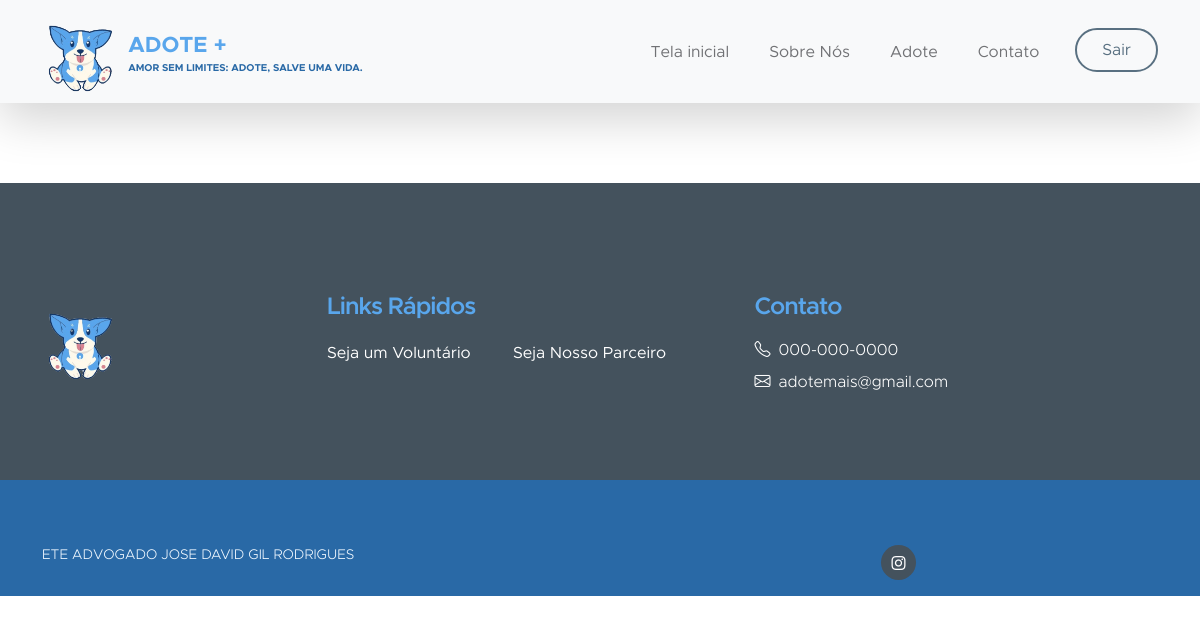
The app's page /adotar, older data.
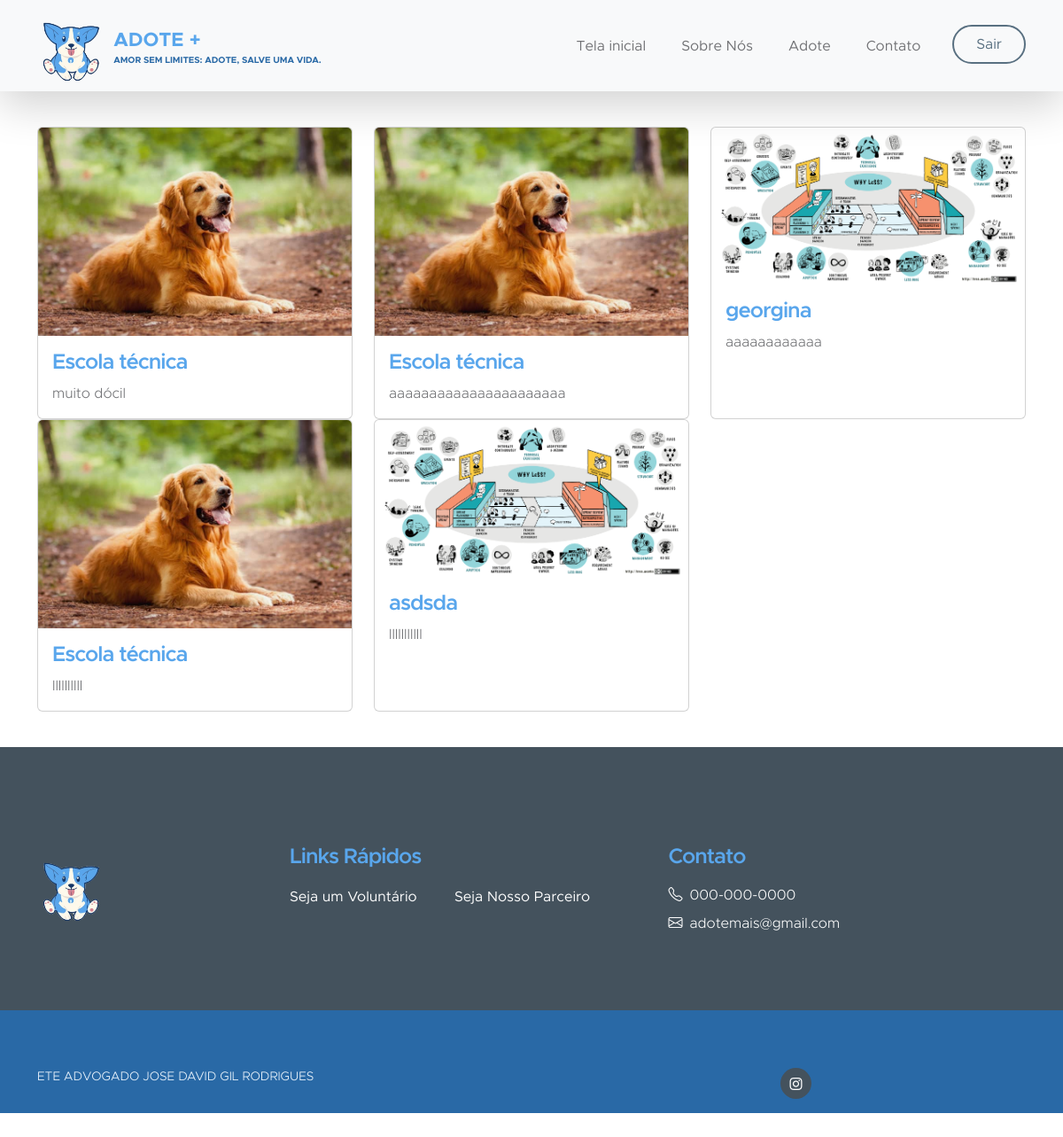
The same page, newer data.
### app/models/tables.py (models this page shows, shortened)
class Animal(db.Model):
    __tablename__= "animal" #nome da tabela já definida
    id = db.Column(db.Integer, primary_key=True)
    nome = db.Column(db.String(20), nullable=False)
    raca = db.Column(db.String(50), nullable=False)
    especie = db.Column(db.String(50), nullable=False)
    cor = db.Column(db.String(50), nullable=False)
    idade = db.Column(db.Integer, nullable=False)
    descricao = db.Column(db.Text, nullable=False)
    esterilizado = db.Column(db.Boolean)
    foto = db.Column(db.String(200), nullable=False)

### app/controllers/routes.py (the view)
@app.route('/adotar')
def adotar():
    animais = Animal.query.all()  # Busque todos os animais do banco de dados
    return render_template('adotar.html', animais=animais)

### app/templates/adotar.html (shortened to what this page needs)
<!DOCTYPE html>
    <html lang="en">
    <head>
        <link href="{{ url_for('static', filename='css/bootstrap.min.css') }}" rel="stylesheet">
        <link href="{{ url_for('static', filename='css/bootstrap-icons.css') }}" rel="stylesheet">
        <link href="{{ url_for('static', filename='css/index.css') }}" rel="stylesheet">
    </head>
    <body id="section_1">
        <header>
            <nav class="navbar navbar-expand-lg bg-light shadow-lg">
                <div class="container">
                    <a class="navbar-brand" href="/index">
                        <img src="{{ url_for('static', filename='images/logo.png') }}" class="logo img-fluid" alt="Kind Heart Charity">
                        <span>
                            ADOTE +
                            <small>Amor sem limites: adote, salve uma vida.</small>
                        </span>
                    </a>
                    <div class="collapse navbar-collapse" id="navbarNav">
                        <ul class="navbar-nav ms-auto">
                            <li class="nav-item">
                                <a class="nav-link click-scroll" href="/index">Tela inicial</a>
                            </li>
                            <li class="nav-item">
                                <a class="nav-link click-scroll" href="index.html#section_2">Sobre Nós</a>
                            </li>
                            <li class="nav-item">
                                <a class="nav-link click-scroll" href="#section_3">Adote</a>
                            </li>
                            <li class="nav-item">
                                <a class="nav-link click-scroll" href="#section_4">Contato</a>
                            </li>
                            <li class="nav-item ms-3">
                                <a class="nav-link custom-btn custom-border-btn btn" href="/logout">Sair</a>
                            </li>
                        </ul>
                    </div>
                </div>
            </nav>
        </header>
        <div class="container">
            <div class="row">
                {% for animal in animais %}
                    <div class="col-sm-4">
                        <div class="card h-100 d-flex flex-column justify-content-between">
                            <img class="card-img-top" src="{{ url_for('static', filename='uploads/' + animal.foto) }}" alt="{{ animal.nome }}">
                            <div class="card-body">
                                <h5 class="card-title">{{ animal.nome }}</h5>
                                <p class="card-text">{{ animal.descricao }}</p>
                            </div>
                        </div>
                    </div>
                {% endfor %}
            </div>
        </div>
    <footer class="site-footer">
        <div class="container">
            <div class="row">
                <div class="col-lg-3 col-12 mb-4">
                    <img src="{{ url_for('static', filename='images/logo.png') }}" class="logo img-fluid"alt="">
                </div>
                <div class="col-lg-4 col-md-6 col-12 mb-4">
                    <h5 class="site-footer-title mb-3">Links Rápidos</h5>
                    <ul class="footer-menu">
                        <li class="footer-menu-item"><a href="#" class="footer-menu-link">Seja um Voluntário</a></li>
                        <li class="footer-menu-item"><a href="#" class="footer-menu-link">Seja Nosso Parceiro</a></li>
                    </ul>
                </div>
                <div class="col-lg-4 col-md-6 col-12 mx-auto">
                    <h5 class="site-footer-title mb-3">Contato</h5>
                    <p class="text-white d-flex mb-2">
                        <i class="bi-telephone me-2"></i>
                        <a href="tel: 120-240-9600" class="site-footer-link">000-000-0000</a>
                    </p>
                    <p class="text-white d-flex">
                        <i class="bi-envelope me-2"></i>
                        <a href="mailto:info@yourgmail.com" class="site-footer-link">adotemais@gmail.com</a>
                    </p>
                </div>
            </div>
        </div>
        <div class="site-footer-bottom">
            <div class="container">
                <div class="row">
                    <div class="col-lg-6 col-md-7 col-12">
                        <p class="copyright-text mb-0"> ETE ADVOGADO JOSE DAVID GIL RODRIGUES</p>
                    </div>
                    <div class="col-lg-6 col-md-5 col-12 d-flex justify-content-center align-items-center mx-auto">
                        <ul class="social-icons">
                            <li class="social-icon-item">
                                <a href="#" class="social-icon-link bi-instagram"></a>
                            </li>
                        </ul>
                    </div>
                </div>
            </div>
        </div>
    </footer>
</body>
</html>

### app/static/css/index.css (style rules this page uses)
* { margin:0; padding:0; }
:root { --white-color: #ffffff; --primary-color: #59A6EC; --secondary-color: #2969A6; --section-bg-color: #f0f8ff; --site-footer-bg-color: #44525d; --custom-btn-bg-color: #597081; --custom-btn-bg-hover-color: #59A6EC; --dark-color: #2969A6; --p-color: #717275; --border-color: #e9eaeb; --body-font-family: 'Metropolis', sans-serif; --h1-font-size: 52px; --h2-font-size: 46px; --h3-font-size: 32px; --h4-font-size: 28px; --h5-font-size: 24px; --h6-font-size: 22px; --p-font-size: 16px; --btn-font-size: 18px; --copyright-font-size: 14px; --border-radius-large: 100px; --border-radius-medium: 20px; --border-radius-small: 10px; --font-weight-light: 300; --font-weight-normal: 400; --font-weight-semibold: 600; --font-weight-bold: 700; }
body { background-color: var(--white-color); font-family: var(--body-font-family); }
h2, h3, h4, h5, h6 { color: var(--dark-color); }
h1, h2, h3, h4, h5, h6 { font-weight: var(--font-weight-semibold); letter-spacing: -1px; }
h5 { color: var(--primary-color); font-size: var(--h5-font-size); }
p { color: var(--p-color); font-size: var(--p-font-size); font-weight: var(--font-weight-light); }
ul li { color: var(--p-color); font-size: var(--p-font-size); font-weight: var(--font-weight-normal); }
a, button { touch-action: manipulation; transition: all 0.3s; }
a { color: var(--p-color); text-decoration: none; }
.custom-btn { background: var(--secondary-color); border: 2px solid transparent; border-radius: var(--border-radius-large); color: var(--white-color); font-size: var(--btn-font-size); font-weight: var(--font-weight-normal); line-height: normal; padding: 15px 25px; }
.navbar-expand-lg .navbar-nav .nav-link.custom-btn { color: var(--custom-btn-bg-color); margin-top: 8px; padding: 12px 25px; }
.custom-border-btn { background: transparent; border: 2px solid var(--custom-btn-bg-color); color: var(--primary-color); }
.navbar { background: var(--white-color); z-index: 9; padding-top: 0; padding-bottom: 0; }
.navbar-brand { color: var(--primary-color); font-size: var(--h6-font-size); font-weight: var(--font-weight-bold); }
.navbar-brand span { display: inline-block; vertical-align: middle; }
.navbar-brand small { color: var(--secondary-color); display: block; font-size: 10px; line-height: normal; text-transform: uppercase; }
.logo { width: 80px; height: auto; }
.navbar-expand-lg .navbar-nav .nav-link { margin-right: 0; margin-left: 0; padding: 20px; }
.navbar-nav .nav-link { display: inline-block; color: var(--p-color); font-size: var(--p-font-size); font-weight: var(--font-weight-medium); position: relative; padding-top: 15px; padding-bottom: 15px; }
.site-footer { background-color: var(--site-footer-bg-color); padding-top: 70px; }
.site-footer-bottom { background-color: var(--secondary-color); position: relative; z-index: 2; margin-top: 70px; padding-top: 25px; }
.site-footer-bottom a { color: var(--white-color); }
.site-footer-link { color: var(--white-color); }
.copyright-text { color: var(--section-bg-color); font-size: var(--copyright-font-size); margin-right: 30px; }
.footer-menu { column-count: 2; margin: 0; padding: 0; }
.footer-menu-item { list-style: none; display: block; }
.footer-menu-link { font-size: var(--p-font-size); color: var(--white-color); display: inline-block; vertical-align: middle; margin-right: 10px; margin-bottom: 0px; }
.social-icon-item { list-style: none; display: inline-block; vertical-align: top; }
.social-icon-link { background: var(--site-footer-bg-color); border-radius: var(--border-radius-large); color: var(--white-color); font-size: var(--copyright-font-size); display: block; margin-right: 5px; text-align: center; width: 35px; height: 35px; line-height: 38px; }

### app/templates/adotar.html (style rules this page uses)
.row { margin-top: 40px; margin-bottom: 40px; }

Row changes from the older to the newer data that the page shows:
added Animal: foto (picture), nome "Escola técnica", descricao "muito dócil"
added Animal: foto (picture), nome "Escola técnica", descricao "aaaaaaaaaaaaaaaaaaaaaa"
added Animal: foto (picture), nome "georgina", descricao "aaaaaaaaaaaa"
added Animal: foto (picture), nome "Escola técnica", descricao "llllllllll"
added Animal: foto (picture), nome "asdsda", descricao "lllllllllll"
